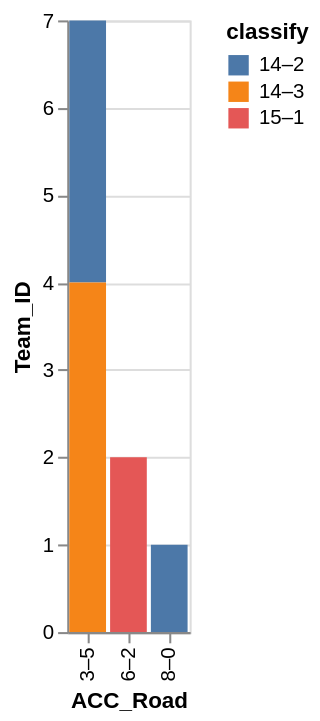

Write a Vega-Lite specification for this figure.
### Vega-Lite specification from a JSON file in a GitHub repository (floating-point values rounded to 4 significant figures)
{"data": {"values": [{"x_data": "3–5", "y_data": 3, "classify": "14–2"}, {"x_data": "6–2", "y_data": 0, "classify": "14–2"}, {"x_data": "8–0", "y_data": 1, "classify": "14–2"}, {"x_data": "3–5", "y_data": 4, "classify": "14–3"}, {"x_data": "6–2", "y_data": 0, "classify": "14–3"}, {"x_data": "8–0", "y_data": 0, "classify": "14–3"}, {"x_data": "3–5", "y_data": 0, "classify": "15–1"}, {"x_data": "6–2", "y_data": 2, "classify": "15–1"}, {"x_data": "8–0", "y_data": 0, "classify": "15–1"}]}, "mark": "bar", "encoding": {"x": {"field": "x_data", "type": "nominal", "title": "ACC_Road", "sort": {"op": "sum", "field": "y_data", "order": "descending"}}, "y": {"field": "y_data", "type": "quantitative", "title": "Team_ID"}, "color": {"field": "classify"}}}
